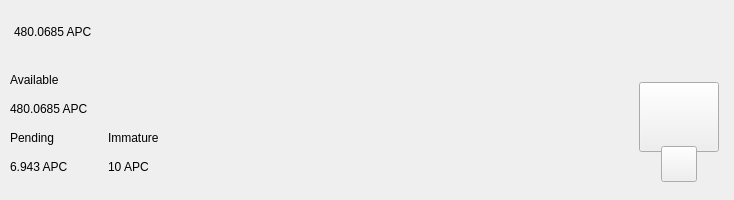
<?xml version="1.0" encoding="UTF-8"?>
<ui version="4.0">
 <class>TopBar</class>
 <widget class="QWidget" name="TopBar">
  <property name="geometry">
   <rect>
    <x>0</x>
    <y>0</y>
    <width>734</width>
    <height>200</height>
   </rect>
  </property>
  <property name="minimumSize">
   <size>
    <width>0</width>
    <height>200</height>
   </size>
  </property>
  <property name="maximumSize">
   <size>
    <width>16777215</width>
    <height>200</height>
   </size>
  </property>
  <property name="windowTitle">
   <string>Form</string>
  </property>
  <layout class="QVBoxLayout" name="verticalLayout_10" stretch="0">
   <property name="spacing">
    <number>0</number>
   </property>
   <property name="leftMargin">
    <number>0</number>
   </property>
   <property name="topMargin">
    <number>0</number>
   </property>
   <property name="rightMargin">
    <number>0</number>
   </property>
   <property name="bottomMargin">
    <number>0</number>
   </property>
   <item>
    <widget class="PFBorderImage" name="containerTop">
     <layout class="QVBoxLayout" name="verticalLayout_11">
      <property name="spacing">
       <number>0</number>
      </property>
      <property name="leftMargin">
       <number>0</number>
      </property>
      <property name="topMargin">
       <number>0</number>
      </property>
      <property name="rightMargin">
       <number>0</number>
      </property>
      <property name="bottomMargin">
       <number>0</number>
      </property>
      <item>
       <widget class="QWidget" name="top_container_2" native="true">
        <property name="minimumSize">
         <size>
          <width>0</width>
          <height>65</height>
         </size>
        </property>
        <layout class="QHBoxLayout" name="top_container">
         <property name="spacing">
          <number>0</number>
         </property>
         <property name="leftMargin">
          <number>14</number>
         </property>
         <property name="topMargin">
          <number>0</number>
         </property>
         <property name="rightMargin">
          <number>14</number>
         </property>
         <property name="bottomMargin">
          <number>0</number>
         </property>
         <item alignment="Qt::AlignVCenter">
          <widget class="QWidget" name="widgetTopAmount" native="true">
           <property name="sizePolicy">
            <sizepolicy hsizetype="Preferred" vsizetype="Maximum">
             <horstretch>0</horstretch>
             <verstretch>0</verstretch>
            </sizepolicy>
           </property>
           <layout class="QHBoxLayout" name="horizontalLayout_5">
            <property name="spacing">
             <number>0</number>
            </property>
            <property name="leftMargin">
             <number>0</number>
            </property>
            <property name="topMargin">
             <number>0</number>
            </property>
            <property name="rightMargin">
             <number>0</number>
            </property>
            <property name="bottomMargin">
             <number>0</number>
            </property>
            <item alignment="Qt::AlignTop">
             <widget class="QLabel" name="labelAmountTopPiv">
              <property name="minimumSize">
               <size>
                <width>0</width>
                <height>36</height>
               </size>
              </property>
              <property name="styleSheet">
               <string notr="true">padding:0px;margin:0px;</string>
              </property>
              <property name="text">
               <string notr="true">480.0685 APC</string>
              </property>
             </widget>
            </item>
           </layout>
          </widget>
         </item>
         <item>
          <spacer name="horizontalSpacer">
           <property name="orientation">
            <enum>Qt::Horizontal</enum>
           </property>
           <property name="sizeHint" stdset="0">
            <size>
             <width>40</width>
             <height>20</height>
            </size>
           </property>
          </spacer>
         </item>
         <item>
          <layout class="QHBoxLayout" name="horizontalLayout_4">
           <property name="spacing">
            <number>12</number>
           </property>
           <property name="rightMargin">
            <number>0</number>
           </property>
           <item alignment="Qt::AlignRight">
            <widget class="QWidget" name="layoutSync" native="true">
             <property name="minimumSize">
              <size>
               <width>0</width>
               <height>36</height>
              </size>
             </property>
             <property name="maximumSize">
              <size>
               <width>16777215</width>
               <height>36</height>
              </size>
             </property>
             <layout class="QVBoxLayout" name="verticalLayout_9">
              <property name="leftMargin">
               <number>0</number>
              </property>
              <property name="topMargin">
               <number>0</number>
              </property>
              <property name="rightMargin">
               <number>0</number>
              </property>
              <property name="bottomMargin">
               <number>0</number>
              </property>
              <item>
               <widget class="ExpandableButton" name="pushButtonSync" native="true">
                <property name="minimumSize">
                 <size>
                  <width>36</width>
                  <height>36</height>
                 </size>
                </property>
                <property name="maximumSize">
                 <size>
                  <width>16777215</width>
                  <height>36</height>
                 </size>
                </property>
               </widget>
              </item>
             </layout>
            </widget>
           </item>
           <item>
            <widget class="ExpandableButton" name="pushButtonHDUpgrade" native="true">
             <property name="minimumSize">
              <size>
               <width>36</width>
               <height>36</height>
              </size>
             </property>
            </widget>
           </item>
           <item>
            <widget class="ExpandableButton" name="pushButtonStack" native="true">
             <property name="minimumSize">
              <size>
               <width>36</width>
               <height>36</height>
              </size>
             </property>
            </widget>
           </item>
           <item>
            <widget class="ExpandableButton" name="pushButtonConf" native="true">
             <property name="minimumSize">
              <size>
               <width>36</width>
               <height>36</height>
              </size>
             </property>
            </widget>
           </item>
           <item>
            <widget class="ExpandableButton" name="pushButtonMasternodes" native="true">
             <property name="minimumSize">
              <size>
               <width>36</width>
               <height>36</height>
              </size>
             </property>
            </widget>
           </item>
           <item>
            <widget class="ExpandableButton" name="pushButtonConsole" native="true">
             <property name="minimumSize">
              <size>
               <width>36</width>
               <height>36</height>
              </size>
             </property>
            </widget>
           </item>
           <item>
            <widget class="ExpandableButton" name="pushButtonColdStaking" native="true">
             <property name="minimumSize">
              <size>
               <width>36</width>
               <height>36</height>
              </size>
             </property>
            </widget>
           </item>
           <item>
            <widget class="ExpandableButton" name="pushButtonConnection" native="true">
             <property name="minimumSize">
              <size>
               <width>36</width>
               <height>36</height>
              </size>
             </property>
            </widget>
           </item>
           <item>
            <widget class="ExpandableButton" name="pushButtonTor" native="true">
             <property name="minimumSize">
              <size>
               <width>36</width>
               <height>36</height>
              </size>
             </property>
            </widget>
           </item>
           <item>
            <widget class="ExpandableButton" name="pushButtonLock" native="true">
             <property name="sizePolicy">
              <sizepolicy hsizetype="Expanding" vsizetype="Expanding">
               <horstretch>0</horstretch>
               <verstretch>0</verstretch>
              </sizepolicy>
             </property>
             <property name="minimumSize">
              <size>
               <width>36</width>
               <height>0</height>
              </size>
             </property>
            </widget>
           </item>
           <item>
            <widget class="ExpandableButton" name="pushButtonTheme" native="true">
             <property name="minimumSize">
              <size>
               <width>36</width>
               <height>36</height>
              </size>
             </property>
             <property name="maximumSize">
              <size>
               <width>16777215</width>
               <height>36</height>
              </size>
             </property>
            </widget>
           </item>
           <item>
            <widget class="ExpandableButton" name="pushButtonFAQ" native="true">
             <property name="minimumSize">
              <size>
               <width>36</width>
               <height>36</height>
              </size>
             </property>
            </widget>
           </item>
          </layout>
         </item>
        </layout>
       </widget>
      </item>
      <item>
       <widget class="QWidget" name="bottom_container" native="true">
        <property name="minimumSize">
         <size>
          <width>0</width>
          <height>135</height>
         </size>
        </property>
        <layout class="QHBoxLayout" name="botton_container">
         <property name="leftMargin">
          <number>10</number>
         </property>
         <property name="topMargin">
          <number>0</number>
         </property>
         <property name="rightMargin">
          <number>10</number>
         </property>
         <property name="bottomMargin">
          <number>10</number>
         </property>
         <item>
          <layout class="QHBoxLayout" name="horizontalLayout_3">
           <property name="bottomMargin">
            <number>9</number>
           </property>
           <item>
            <layout class="QVBoxLayout" name="verticalLayout_7">
             <property name="spacing">
              <number>0</number>
             </property>
             <property name="leftMargin">
              <number>0</number>
             </property>
             <property name="rightMargin">
              <number>30</number>
             </property>
             <item>
              <layout class="QVBoxLayout" name="verticalLayout_2">
               <item>
                <widget class="QLabel" name="labelTitle1">
                 <property name="text">
                  <string>Available</string>
                 </property>
                </widget>
               </item>
               <item>
                <widget class="QLabel" name="labelAmountPiv">
                 <property name="text">
                  <string notr="true">480.0685 APC</string>
                 </property>
                </widget>
               </item>
              </layout>
             </item>
             <item>
              <layout class="QHBoxLayout" name="horizontalLayout_2">
               <property name="spacing">
                <number>0</number>
               </property>
               <item>
                <layout class="QVBoxLayout" name="verticalLayout_3">
                 <item>
                  <widget class="QLabel" name="labelTitle3">
                   <property name="text">
                    <string>Pending</string>
                   </property>
                  </widget>
                 </item>
                 <item>
                  <widget class="QLabel" name="labelPendingPiv">
                   <property name="text">
                    <string notr="true">6.943 APC</string>
                   </property>
                  </widget>
                 </item>
                </layout>
               </item>
               <item>
                <spacer name="horizontalSpacer_3">
                 <property name="orientation">
                  <enum>Qt::Horizontal</enum>
                 </property>
                 <property name="sizeType">
                  <enum>QSizePolicy::Fixed</enum>
                 </property>
                 <property name="sizeHint" stdset="0">
                  <size>
                   <width>40</width>
                   <height>20</height>
                  </size>
                 </property>
                </spacer>
               </item>
               <item>
                <layout class="QVBoxLayout" name="verticalLayout_4">
                 <item>
                  <widget class="QLabel" name="labelTitle4">
                   <property name="text">
                    <string>Immature</string>
                   </property>
                  </widget>
                 </item>
                 <item>
                  <widget class="QLabel" name="labelImmaturePiv">
                   <property name="text">
                    <string notr="true">10 APC</string>
                   </property>
                  </widget>
                 </item>
                </layout>
               </item>
              </layout>
             </item>
            </layout>
           </item>
          </layout>
         </item>
         <item>
          <spacer name="horizontalSpacer_2">
           <property name="orientation">
            <enum>Qt::Horizontal</enum>
           </property>
           <property name="sizeHint" stdset="0">
            <size>
             <width>40</width>
             <height>20</height>
            </size>
           </property>
          </spacer>
         </item>
         <item alignment="Qt::AlignHCenter|Qt::AlignVCenter">
          <widget class="QWidget" name="qrContainer" native="true">
           <property name="sizePolicy">
            <sizepolicy hsizetype="Preferred" vsizetype="Minimum">
             <horstretch>0</horstretch>
             <verstretch>0</verstretch>
            </sizepolicy>
           </property>
           <property name="minimumSize">
            <size>
             <width>90</width>
             <height>110</height>
            </size>
           </property>
           <property name="maximumSize">
            <size>
             <width>90</width>
             <height>110</height>
            </size>
           </property>
           <layout class="QVBoxLayout" name="containerQR">
            <property name="spacing">
             <number>0</number>
            </property>
            <property name="leftMargin">
             <number>5</number>
            </property>
            <property name="topMargin">
             <number>10</number>
            </property>
            <property name="rightMargin">
             <number>5</number>
            </property>
            <property name="bottomMargin">
             <number>0</number>
            </property>
            <item>
             <widget class="QPushButton" name="btnQr">
              <property name="minimumSize">
               <size>
                <width>70</width>
                <height>70</height>
               </size>
              </property>
              <property name="maximumSize">
               <size>
                <width>16777215</width>
                <height>70</height>
               </size>
              </property>
              <property name="focusPolicy">
               <enum>Qt::NoFocus</enum>
              </property>
              <property name="text">
               <string/>
              </property>
              <property name="iconSize">
               <size>
                <width>70</width>
                <height>70</height>
               </size>
              </property>
             </widget>
            </item>
            <item>
             <spacer name="verticalSpacer">
              <property name="orientation">
               <enum>Qt::Vertical</enum>
              </property>
              <property name="sizeType">
               <enum>QSizePolicy::Fixed</enum>
              </property>
              <property name="sizeHint" stdset="0">
               <size>
                <width>20</width>
                <height>20</height>
               </size>
              </property>
             </spacer>
            </item>
            <item alignment="Qt::AlignHCenter|Qt::AlignBottom">
             <widget class="QPushButton" name="pushButtonQR">
              <property name="minimumSize">
               <size>
                <width>36</width>
                <height>36</height>
               </size>
              </property>
              <property name="maximumSize">
               <size>
                <width>36</width>
                <height>36</height>
               </size>
              </property>
              <property name="focusPolicy">
               <enum>Qt::NoFocus</enum>
              </property>
              <property name="text">
               <string/>
              </property>
             </widget>
            </item>
           </layout>
          </widget>
         </item>
        </layout>
       </widget>
      </item>
     </layout>
    </widget>
   </item>
  </layout>
 </widget>
 <customwidgets>
  <customwidget>
   <class>ExpandableButton</class>
   <extends>QWidget</extends>
   <header>qt/pivx/expandablebutton.h</header>
   <container>1</container>
  </customwidget>
  <customwidget>
   <class>PFBorderImage</class>
   <extends>QFrame</extends>
   <header>qt/pivx/pfborderimage.h</header>
   <container>1</container>
  </customwidget>
 </customwidgets>
 <resources/>
 <connections/>
</ui>
